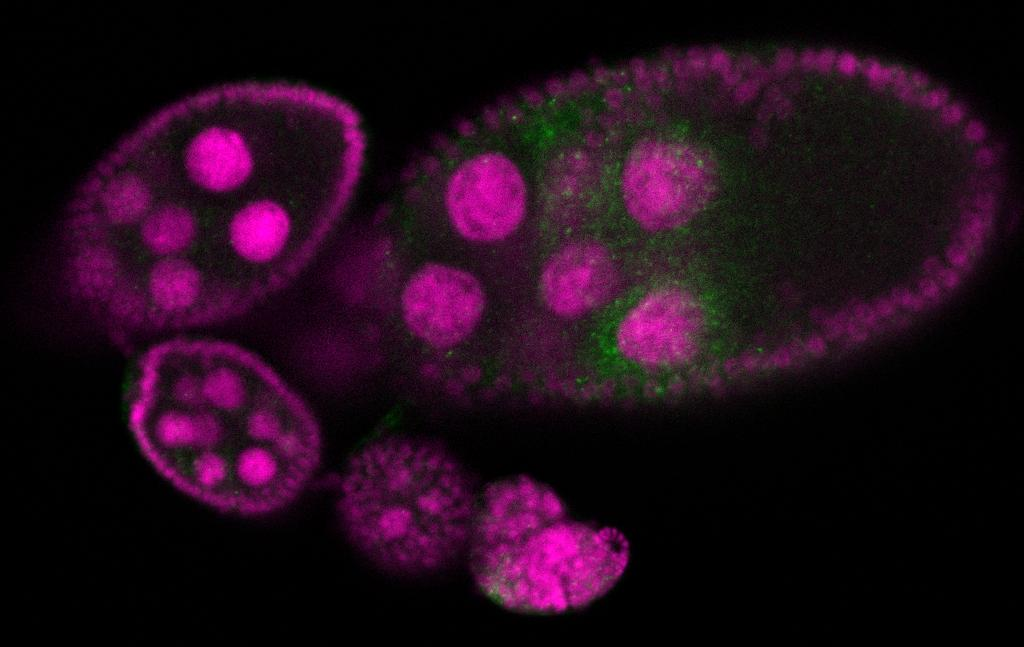
#> input picture data-images/drosophila_ovary_slice/image/insitu7545.jpg, 1024 x 647 px, found by its file name
$ jupyter execute --allow-errors egg-detect_candidates-clustering.ipynb   (shell and % lines are left out)   (older library calls are emulated)
#> lines starting #> are read from the running program, lines starting #| are printed output that depends on the picture
### segmentation/utils/data_io.py
"""
Framework for handling input/output

Copyright (C) 2015-2016 Jiri Borovec <jiri.borovec@fel.cvut.cz>
"""

import os
import re
import glob
import logging
import warnings

import matplotlib
if os.environ.get('DISPLAY','') == '':
    logging.warning('No display found. Using non-interactive Agg backend')
    matplotlib.use('Agg')

import numpy as np
import pandas as pd
from PIL import Image
# import libtiff, nibabel
from scipy import ndimage
from skimage import exposure, io, color, measure
import nibabel

import segmentation.utils.read_zvi as read_zvi

COLUMNS_COORDS = ['X', 'Y']
DEFAULT_PATTERN_SET_LIST_FILE = '*.txt'


def update_path(path_file, lim_depth=5, absolute=True):
    """ bubble in the folder tree up intil it found desired file
    otherwise return original one

    :param str path_file: path to the input file / folder
    :param int lim_depth: maximal depth for going up
    :return str: path to output file / folder

    >>> path = 'sample_file.test'
    >>> f = open(path, 'w')
    >>> update_path(path, absolute=False)
    'sample_file.test'
    >>> os.remove(path)
    """
#> called with path_file = 'images/drosophila_ovary_slice', lim_depth = 5, absolute = True
    if path_file.startswith('/'):
        return path_file
    elif path_file.startswith('~'):
        path_file = os.path.expanduser(path_file)
    else:
        for _ in range(lim_depth):
            if os.path.exists(path_file): break
            path_file = os.path.join('..', path_file)
    if absolute:
        path_file = os.path.abspath(path_file)
    return path_file


# [974 lines left out: functions swap_coord_x_y, load_landmarks_txt, load_landmarks_csv, save_landmarks_txt, save_landmarks_csv, scale_image_vals_in_range and 19 more, not called in this run]

### notebooks/egg-detect_candidates-clustering.ipynb
# Centre candidates and clustering

[cell 1]
import os, sys
import numpy as np
from PIL import Image
from sklearn import cluster
import matplotlib.pylab as plt

[cell 2]
sys.path += [os.path.abspath('.'), os.path.abspath('..')] # Add path to root
import segmentation.utils.data_io as tl_io
import segmentation.ellipse_fitting as tl_fit

## Load images

[cell 3]
name = 'insitu7545'
PATH_BASE = tl_io.update_path(os.path.join('images', 'drosophila_ovary_slice'), absolute=True)
PATH_IMAGES = os.path.join(PATH_BASE, 'image')
PATH_SEGM = os.path.join(PATH_BASE, 'segm')
PATH_ANNOT = os.path.join(PATH_BASE, 'annot_eggs')
PATH_CENTRE = os.path.join(PATH_BASE, 'center_levels')
COLORS = 'bgrcymk'

[cell 4]
img = np.array(Image.open(os.path.join(PATH_IMAGES, name + '.jpg')))
#> img is the input picture: shape (647, 1024, 3); mean R, G, B 33.3, 10.5, 25.9
segm = np.array(Image.open(os.path.join(PATH_SEGM, name + '.png')))
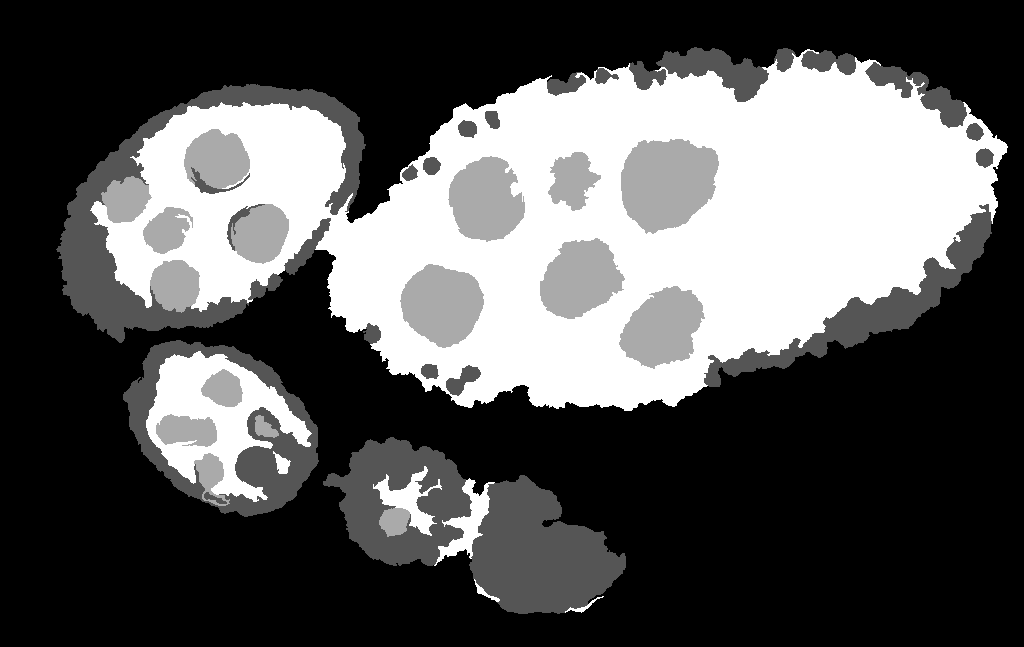
#> input picture data-images/drosophila_ovary_slice/segm/insitu7545.png, 1024 x 647 px, found by its file name
#> segm is the input picture: shape (647, 1024); min 0, max 3, mean 1.03
annot = np.array(Image.open(os.path.join(PATH_ANNOT, name + '.png')))
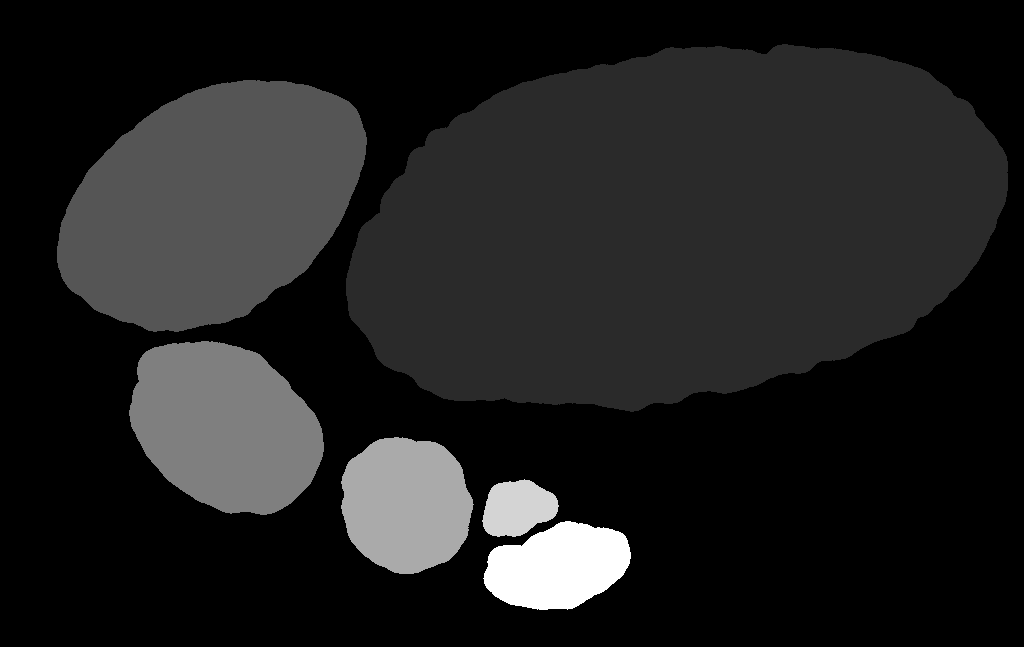
#> input picture data-images/drosophila_ovary_slice/annot_eggs/insitu7545.png, 1024 x 647 px, found by its file name
#> annot is the input picture: shape (647, 1024); min 0, max 6, mean 0.761
levels = np.array(Image.open(os.path.join(PATH_CENTRE, name + '.png')))
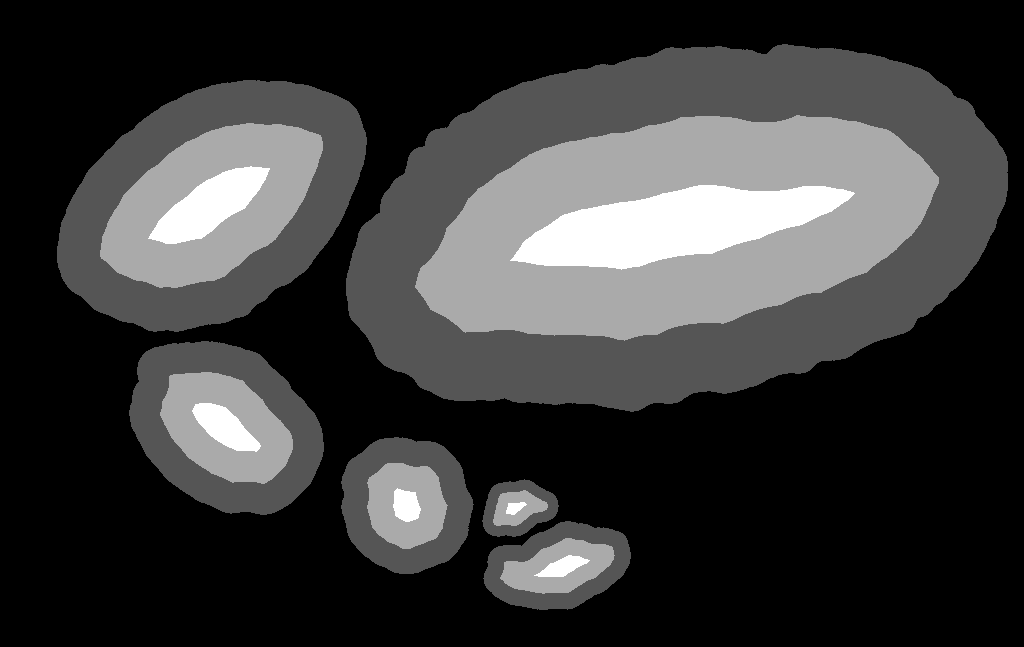
#> input picture data-images/drosophila_ovary_slice/center_levels/insitu7545.png, 1024 x 647 px, found by its file name
#> levels is the input picture: shape (647, 1024); min 0, max 3, mean 0.678
FIG_SIZE = (10. * np.array(img.shape[:2]) / np.max(img.shape))[::-1]
#> FIG_SIZE = [10, 6.32]

## Show training for center detection

### Individual egg annotation

[cell 5]
plt.figure(figsize=FIG_SIZE)
plt.imshow(img[:, :, 0], cmap=plt.cm.Greys_r)
# _= plt.contour(annot, levels=np.unique(annot), linewidths=(4,))
for i in range(1, np.max(annot) + 1):
    _= plt.contour(annot == i, colors=COLORS[(i-1) % len(COLORS)], linewidths=(4,))
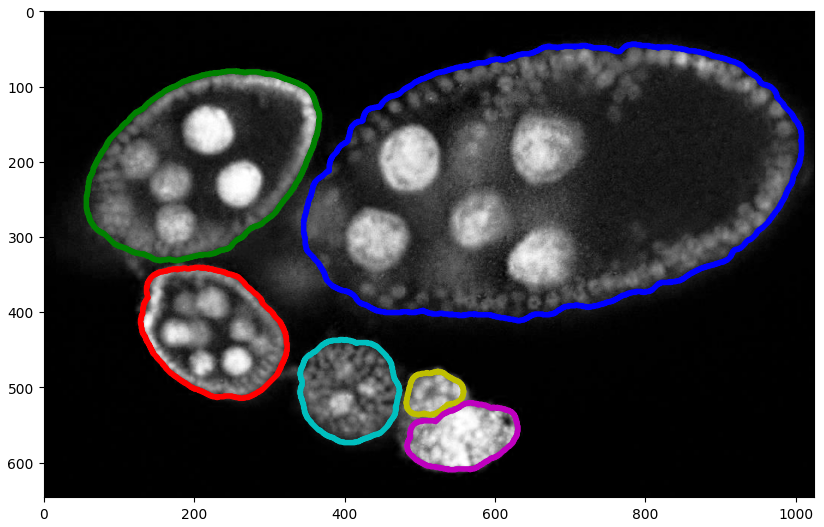
#> figure drawn by matplotlib, 1 panel

### Zones inside eggs

[cell 6]
plt.figure(figsize=FIG_SIZE)
plt.imshow(img[:, :, 0], cmap=plt.cm.Greys_r)
_= plt.imshow(levels, alpha=0.2, cmap=plt.cm.RdYlGn), plt.contour(levels, cmap=plt.cm.RdYlGn)
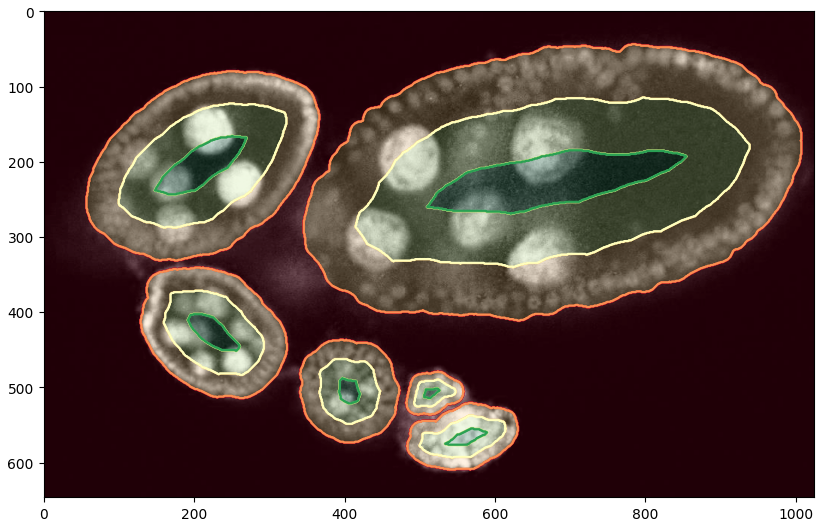
#> figure drawn by matplotlib, 1 panel

### Training examples, points

#> (a cell that did not finish here is left out)
